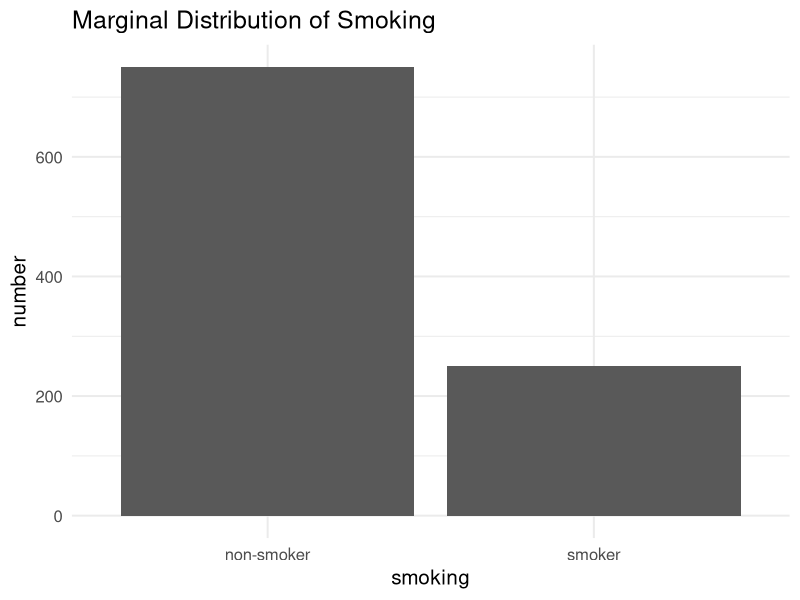
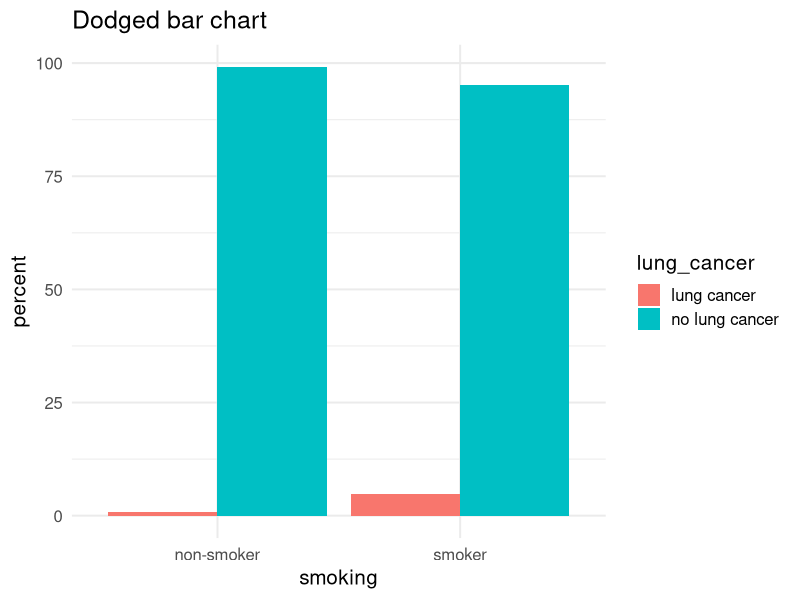
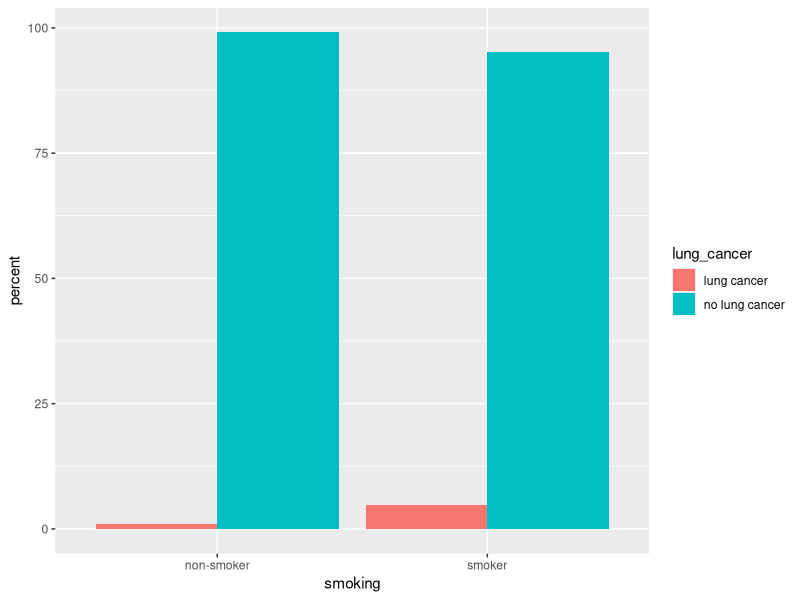
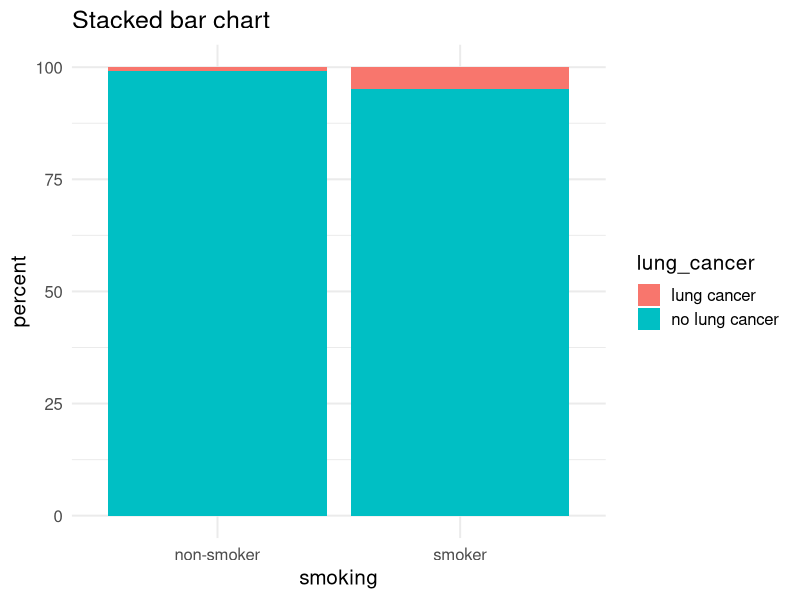
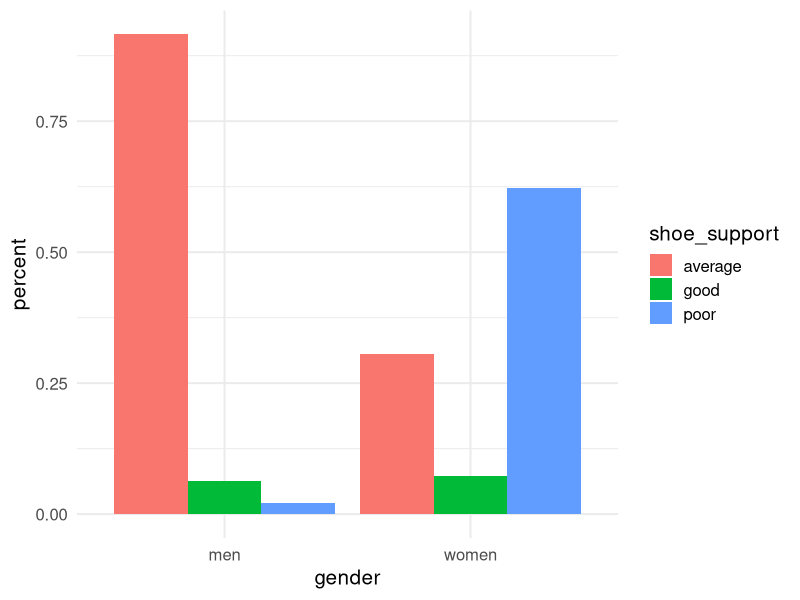
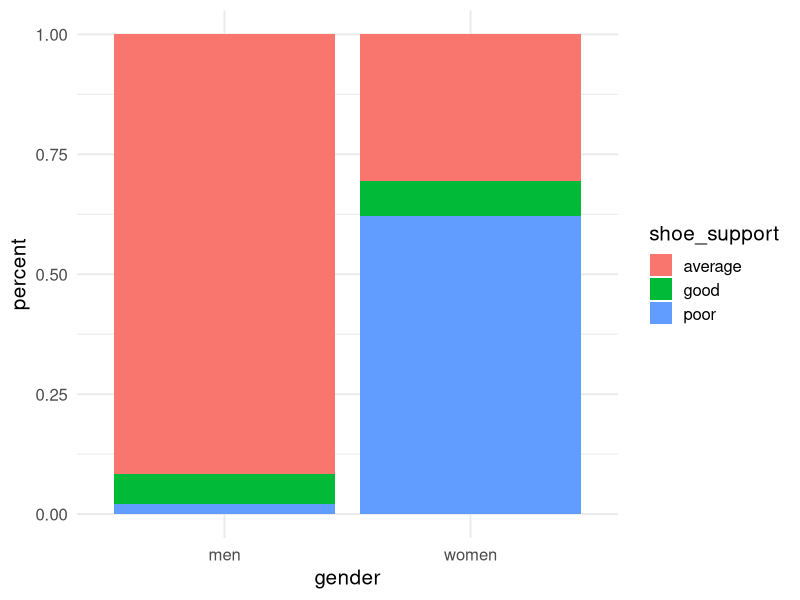
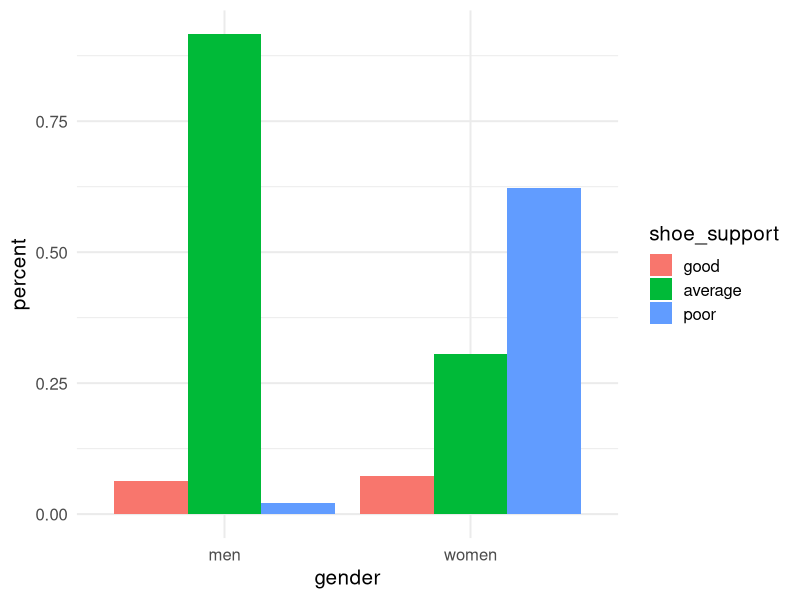
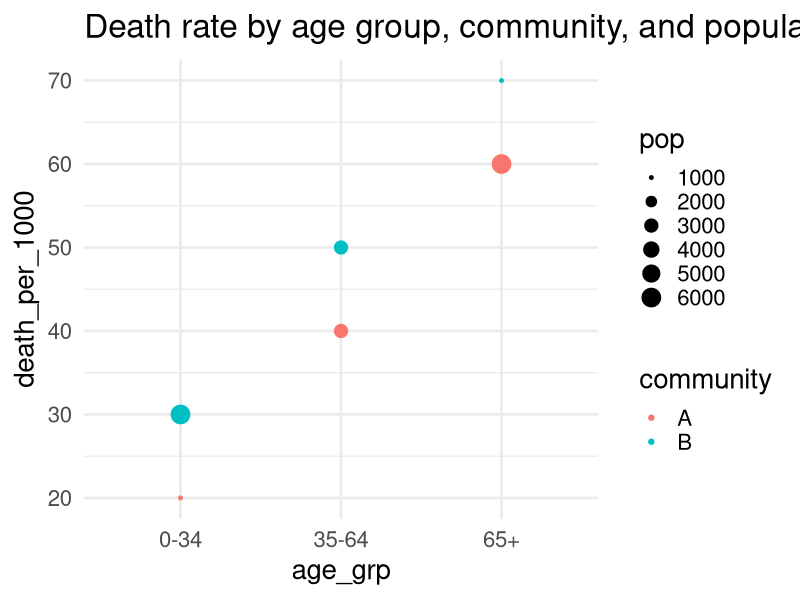

These figures' R source, in order:
## ---- chunk 1
library(knitr) # for include_graphics() 
library(dplyr)
library(tibble)
library(ggplot2)
library(forcats)
## ---- chunk 2
library(dplyr)
# students, you don't need to know how to do this
two_way_data <- tribble(~ smoking, ~ lung_cancer, ~ percent, ~number,
                     "smoker", "lung cancer", 4.8, 12,
                     "smoker", "no lung cancer", 95.2,238, 
                     "non-smoker", "lung cancer", 0.9, 7,
                     "non-smoker", "no lung cancer", 99.1, 743)
## ---- chunk 3
ggplot(two_way_data, aes(x = smoking, y=number)) + 
  geom_bar( stat = "identity")  +
  labs(title = "Marginal Distribution of Smoking") + theme_minimal(base_size = 15)
## ---- chunk 4
ggplot(two_way_data, aes(x = smoking, y = percent)) + 
  geom_bar(aes(fill = lung_cancer), stat = "identity", position = "dodge")  +
  labs(title = "Dodged bar chart") + theme_minimal(base_size = 15)
## ---- chunk 5
ggplot(two_way_data, aes(x = smoking, y = percent)) + 
  geom_bar(aes(fill = lung_cancer), stat = "identity", position = "dodge") 
## ---- chunk 6
ggplot(two_way_data, aes(x = smoking, y = percent)) + 
  geom_bar(aes(fill = lung_cancer), stat = "identity", position = "stack") +
  labs(title = "Stacked bar chart") + theme_minimal(base_size = 15)
## ---- chunk 7
# students, you don't need to know how to do this
shoe_data <- tribble(~ shoe_support, ~ gender, ~ percent,
                       "good",    "men",   94/1472, 
                       "average", "men",   1348/1472,
                       "poor",    "men",   30/1472,
                       "good",    "women", 137/1900,
                       "average", "women", 581/1900,
                       "poor",    "women", 1182/1900)
shoe_data
## ---- chunk 8
ggplot(shoe_data, aes(x = gender, y = percent)) + 
  geom_bar(stat = "identity", aes(fill = shoe_support), position = "dodge") +
  theme_minimal(base_size = 15)
## ---- chunk 9
ggplot(shoe_data, aes(x = gender, y = percent)) + 
  geom_bar(stat = "identity", aes(fill = shoe_support), position = "stack") +
  theme_minimal(base_size = 15)
## ---- chunk 10
library(forcats)
shoe_data <- shoe_data %>% 
  mutate(shoe_support = fct_relevel(shoe_support, "good", "average", "poor"))

ggplot(shoe_data, aes(x = gender, y = percent)) + 
  geom_bar(stat = "identity", aes(fill = shoe_support), position = "dodge") +
  theme_minimal(base_size = 15)
## ---- chunk 11

simp_data <- tribble(~ age_grp, ~ community, ~ deaths, ~ pop,
                     "0-34", "A", 20, 1000, 
                     "35-64", "A", 120, 3000,
                     "65+", "A", 360, 6000,
                     "all", "A", 500, 10000,
                     "0-34", "B", 180, 6000,
                     "35-64", "B", 150, 3000,
                     "65+", "B", 70, 1000,
                     "all", "B", 400, 10000)
simp_data <- simp_data %>% 
  mutate(death_per_1000 = (deaths/pop) * 1000)
simp_data_no_all <- simp_data %>% filter(age_grp != "all")

head(simp_data)
## ---- chunk 12
ggplot(simp_data_no_all, aes(x = age_grp, y = death_per_1000)) + 
  geom_point(aes(col = community, size = pop)) + 
  labs(title = "Death rate by age group, community, and population size") +
  theme_minimal(base_size = 20)
## ---- chunk 13
ggplot(simp_data, aes(x = age_grp, y = death_per_1000)) + 
  geom_point(aes(col = community, size = pop)) + 
  labs(title = "Death rate by age group, community, and population size") +
  theme_minimal(base_size = 15)
## ---- chunk 14
#students, don't need to know the scale_fill_manual() function
ggplot(simp_data, aes(x = community, y = death_per_1000)) + 
  geom_bar(aes(fill = age_grp), position = "dodge", stat = "identity", col = "white") +
  theme_minimal(base_size = 15) +
  scale_fill_manual(values = c("#74a9cf", "#0570b0", "#034e7b", "grey"))
  # this scale function allows you to manually set your fill colors
  # colours declared with "#123456" are called hex codes and you can find them online!
